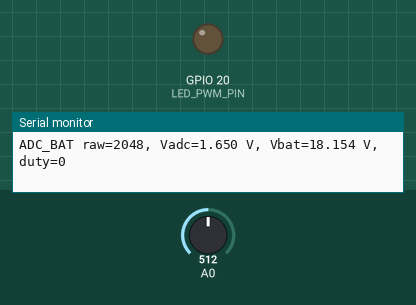
Simulated run of this sketch. Board: ESP8266 (NodeMCU). Shown: output pins drawn as LEDs (lit = HIGH), the last lines printed to the serial monitor. The test bench sets the inputs (shaded band); at power-on: A0 = 512 (analog values on the 0–1023 scale).

Above: at 1.2 s.
1.3 s: A0 set to 716
At 2.1 s:
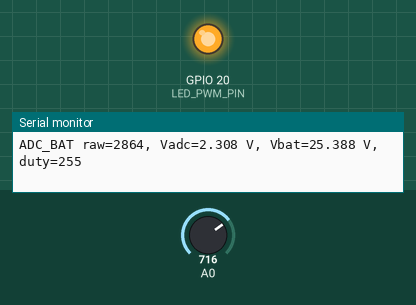
2.9 s: A0 set to 511
At 3.4 s:
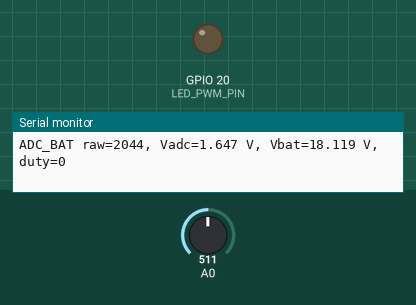
4.5 s: A0 set to 900
At 6.0 s:
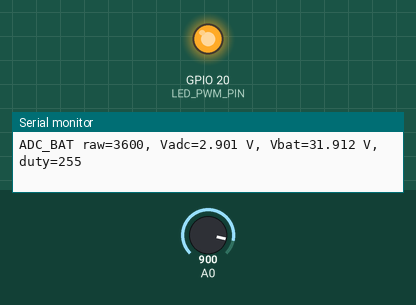
Timing chart, 0 to 7.5 s (numbered marks = the images above; inputs shaded):
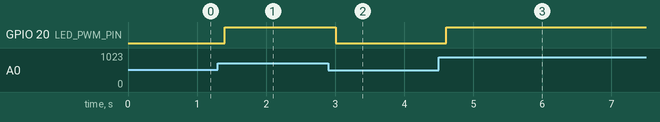

The sketch:

battery_led_pwm_test.ino
```cpp
#include <Arduino.h>

constexpr uint8_t ADC_BAT_PIN = 26;   // ADC_BAT (GPIO26)
constexpr uint8_t LED_PWM_PIN = 20;   // BAT_LED_PWM (GPIO20)

constexpr uint32_t kBaud = 115200;
constexpr uint32_t kSampleMs = 200;

constexpr uint16_t kAdcMax = 4095;
constexpr float kAdcVref = 3.3f;      // Calibrate if needed.
constexpr float kDividerRatio = 11.0f; // 100k / 10k divider -> Vbat = Vadc * 11

constexpr float kBatMinV = 22.0f;     // Duty is 0 at ~22V and below.
constexpr float kBatMaxV = 25.2f;     // Adjust to your battery pack.

constexpr uint16_t kPwmRange = 255;
constexpr uint16_t kPwmMin = 0;
constexpr uint16_t kPwmMax = 255;

void setup() {
  Serial.begin(kBaud);
  pinMode(LED_PWM_PIN, OUTPUT);
  analogReadResolution(12);
  analogWriteRange(kPwmRange);
}

void loop() {
  int raw = analogRead(ADC_BAT_PIN);
  float v_adc = (static_cast<float>(raw) / kAdcMax) * kAdcVref;
  float v_bat = v_adc * kDividerRatio;

  float clamped = constrain(v_bat, kBatMinV, kBatMaxV);
  float ratio = (clamped - kBatMinV) / (kBatMaxV - kBatMinV);
  int duty = static_cast<int>(ratio * (kPwmMax - kPwmMin) + kPwmMin + 0.5f);
  if (duty < kPwmMin) duty = kPwmMin;
  if (duty > kPwmMax) duty = kPwmMax;

  analogWrite(LED_PWM_PIN, duty);

  Serial.print("ADC_BAT raw=");
  Serial.print(raw);
  Serial.print(", Vadc=");
  Serial.print(v_adc, 3);
  Serial.print(" V, Vbat=");
  Serial.print(v_bat, 3);
  Serial.print(" V, duty=");
  Serial.println(duty);

  delay(kSampleMs);
}
```

Measured:
- after the input at 1.3 s, GPIO 20 (LED_PWM_PIN): LOW → HIGH after 0.10 s
- after the input at 2.9 s, GPIO 20 (LED_PWM_PIN): HIGH → LOW after 0.11 s
- after the input at 4.5 s, GPIO 20 (LED_PWM_PIN): LOW → HIGH after 0.11 s
